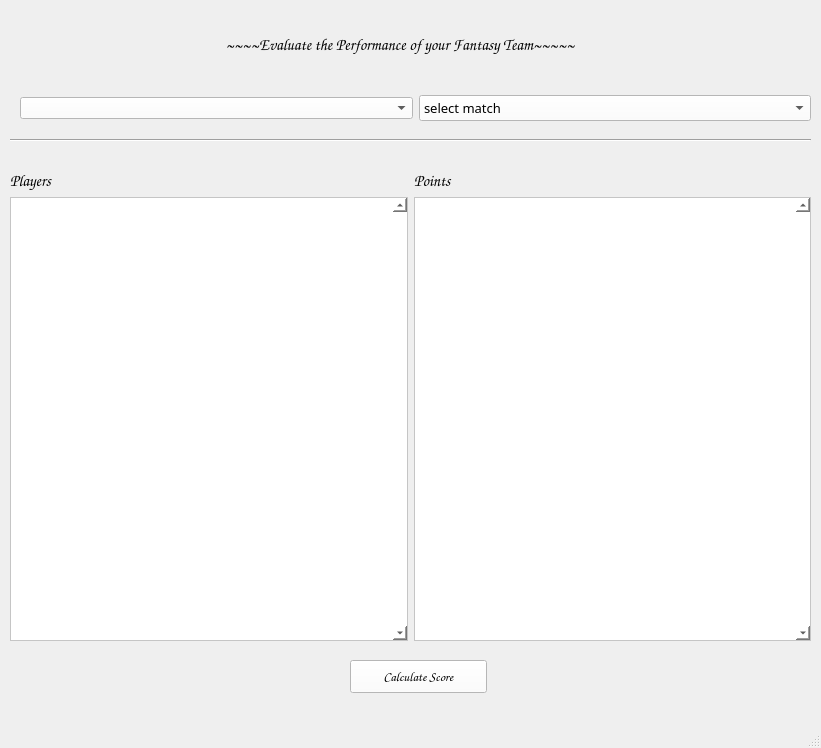
<?xml version="1.0" encoding="UTF-8"?>
<ui version="4.0">
 <class>MainWindow</class>
 <widget class="QMainWindow" name="MainWindow">
  <property name="geometry">
   <rect>
    <x>0</x>
    <y>0</y>
    <width>821</width>
    <height>748</height>
   </rect>
  </property>
  <property name="minimumSize">
   <size>
    <width>821</width>
    <height>748</height>
   </size>
  </property>
  <property name="maximumSize">
   <size>
    <width>821</width>
    <height>748</height>
   </size>
  </property>
  <property name="windowTitle">
   <string>Evaluate Score</string>
  </property>
  <property name="styleSheet">
   <string notr="true">rgb(231, 231, 231)</string>
  </property>
  <widget class="QWidget" name="centralwidget">
   <widget class="QLabel" name="label">
    <property name="geometry">
     <rect>
      <x>120</x>
      <y>30</y>
      <width>557</width>
      <height>28</height>
     </rect>
    </property>
    <property name="font">
     <font>
      <family>Comic Sans MS</family>
      <pointsize>12</pointsize>
     </font>
    </property>
    <property name="styleSheet">
     <string notr="true">rgb(231, 231, 231)</string>
    </property>
    <property name="text">
     <string> ~~~~Evaluate the Performance of your Fantasy Team~~~~~</string>
    </property>
    <property name="alignment">
     <set>Qt::AlignCenter</set>
    </property>
   </widget>
   <widget class="Line" name="line">
    <property name="geometry">
     <rect>
      <x>10</x>
      <y>130</y>
      <width>801</width>
      <height>20</height>
     </rect>
    </property>
    <property name="styleSheet">
     <string notr="true"/>
    </property>
    <property name="orientation">
     <enum>Qt::Horizontal</enum>
    </property>
   </widget>
   <widget class="QPushButton" name="calcscore_btn">
    <property name="enabled">
     <bool>true</bool>
    </property>
    <property name="geometry">
     <rect>
      <x>350</x>
      <y>660</y>
      <width>137</width>
      <height>33</height>
     </rect>
    </property>
    <property name="font">
     <font>
      <family>Comic Sans MS</family>
      <pointsize>10</pointsize>
     </font>
    </property>
    <property name="cursor">
     <cursorShape>ArrowCursor</cursorShape>
    </property>
    <property name="statusTip">
     <string>calculating score</string>
    </property>
    <property name="styleSheet">
     <string notr="true">background-color:rgb(255, 255, 255);</string>
    </property>
    <property name="text">
     <string>Calculate Score</string>
    </property>
    <property name="autoDefault">
     <bool>false</bool>
    </property>
   </widget>
   <widget class="QWidget" name="">
    <property name="geometry">
     <rect>
      <x>10</x>
      <y>170</y>
      <width>801</width>
      <height>471</height>
     </rect>
    </property>
    <layout class="QHBoxLayout" name="horizontalLayout_2">
     <item>
      <layout class="QVBoxLayout" name="verticalLayout_4">
       <item>
        <widget class="QLabel" name="label_3">
         <property name="font">
          <font>
           <family>Comic Sans MS</family>
           <pointsize>12</pointsize>
           <weight>50</weight>
           <bold>false</bold>
          </font>
         </property>
         <property name="styleSheet">
          <string notr="true">rgb(231, 231, 231)</string>
         </property>
         <property name="text">
          <string>Players</string>
         </property>
        </widget>
       </item>
       <item>
        <widget class="QListWidget" name="players_lw">
         <property name="palette">
          <palette>
           <active>
            <colorrole role="Button">
             <brush brushstyle="SolidPattern">
              <color alpha="255">
               <red>255</red>
               <green>255</green>
               <blue>255</blue>
              </color>
             </brush>
            </colorrole>
            <colorrole role="Base">
             <brush brushstyle="SolidPattern">
              <color alpha="255">
               <red>255</red>
               <green>255</green>
               <blue>255</blue>
              </color>
             </brush>
            </colorrole>
            <colorrole role="Window">
             <brush brushstyle="SolidPattern">
              <color alpha="255">
               <red>255</red>
               <green>255</green>
               <blue>255</blue>
              </color>
             </brush>
            </colorrole>
           </active>
           <inactive>
            <colorrole role="Button">
             <brush brushstyle="SolidPattern">
              <color alpha="255">
               <red>255</red>
               <green>255</green>
               <blue>255</blue>
              </color>
             </brush>
            </colorrole>
            <colorrole role="Base">
             <brush brushstyle="SolidPattern">
              <color alpha="255">
               <red>255</red>
               <green>255</green>
               <blue>255</blue>
              </color>
             </brush>
            </colorrole>
            <colorrole role="Window">
             <brush brushstyle="SolidPattern">
              <color alpha="255">
               <red>255</red>
               <green>255</green>
               <blue>255</blue>
              </color>
             </brush>
            </colorrole>
           </inactive>
           <disabled>
            <colorrole role="Button">
             <brush brushstyle="SolidPattern">
              <color alpha="255">
               <red>255</red>
               <green>255</green>
               <blue>255</blue>
              </color>
             </brush>
            </colorrole>
            <colorrole role="Base">
             <brush brushstyle="SolidPattern">
              <color alpha="255">
               <red>255</red>
               <green>255</green>
               <blue>255</blue>
              </color>
             </brush>
            </colorrole>
            <colorrole role="Window">
             <brush brushstyle="SolidPattern">
              <color alpha="255">
               <red>255</red>
               <green>255</green>
               <blue>255</blue>
              </color>
             </brush>
            </colorrole>
           </disabled>
          </palette>
         </property>
         <property name="font">
          <font>
           <family>Comic Sans MS</family>
           <pointsize>10</pointsize>
           <weight>75</weight>
           <bold>true</bold>
          </font>
         </property>
         <property name="styleSheet">
          <string notr="true">background-color:rgb(255, 255, 255);</string>
         </property>
         <property name="verticalScrollBarPolicy">
          <enum>Qt::ScrollBarAlwaysOn</enum>
         </property>
         <property name="selectionMode">
          <enum>QAbstractItemView::NoSelection</enum>
         </property>
        </widget>
       </item>
      </layout>
     </item>
     <item>
      <layout class="QVBoxLayout" name="verticalLayout_3">
       <item>
        <widget class="QLabel" name="label_2">
         <property name="font">
          <font>
           <family>Comic Sans MS</family>
           <pointsize>12</pointsize>
           <weight>50</weight>
           <bold>false</bold>
          </font>
         </property>
         <property name="styleSheet">
          <string notr="true">rgb(231, 231, 231)</string>
         </property>
         <property name="text">
          <string>Points</string>
         </property>
        </widget>
       </item>
       <item>
        <widget class="QListWidget" name="scores_lw_2">
         <property name="font">
          <font>
           <family>Comic Sans MS</family>
           <pointsize>10</pointsize>
           <weight>75</weight>
           <bold>true</bold>
          </font>
         </property>
         <property name="styleSheet">
          <string notr="true">background-color:rgb(255, 255, 255);</string>
         </property>
         <property name="verticalScrollBarPolicy">
          <enum>Qt::ScrollBarAlwaysOn</enum>
         </property>
         <property name="defaultDropAction">
          <enum>Qt::IgnoreAction</enum>
         </property>
         <property name="selectionMode">
          <enum>QAbstractItemView::NoSelection</enum>
         </property>
        </widget>
       </item>
      </layout>
     </item>
    </layout>
   </widget>
   <widget class="QWidget" name="">
    <property name="geometry">
     <rect>
      <x>20</x>
      <y>90</y>
      <width>791</width>
      <height>36</height>
     </rect>
    </property>
    <layout class="QHBoxLayout" name="horizontalLayout">
     <item>
      <widget class="QComboBox" name="selectteam_cb">
       <property name="styleSheet">
        <string notr="true">background-color:rgb(255, 255, 255);</string>
       </property>
       <property name="currentText">
        <string/>
       </property>
      </widget>
     </item>
     <item>
      <widget class="QComboBox" name="selectmatch_cb">
       <property name="enabled">
        <bool>true</bool>
       </property>
       <property name="font">
        <font>
         <family>Segoe Print</family>
         <pointsize>10</pointsize>
         <weight>50</weight>
         <bold>false</bold>
        </font>
       </property>
       <property name="styleSheet">
        <string notr="true">background-color:rgb(255, 255, 255);</string>
       </property>
       <item>
        <property name="text">
         <string extracomment="select amatch">select match</string>
        </property>
       </item>
       <item>
        <property name="text">
         <string>Match1</string>
        </property>
       </item>
      </widget>
     </item>
    </layout>
   </widget>
  </widget>
  <widget class="QMenuBar" name="menubar">
   <property name="geometry">
    <rect>
     <x>0</x>
     <y>0</y>
     <width>821</width>
     <height>26</height>
    </rect>
   </property>
  </widget>
  <widget class="QStatusBar" name="statusbar"/>
 </widget>
 <resources/>
 <connections/>
</ui>
